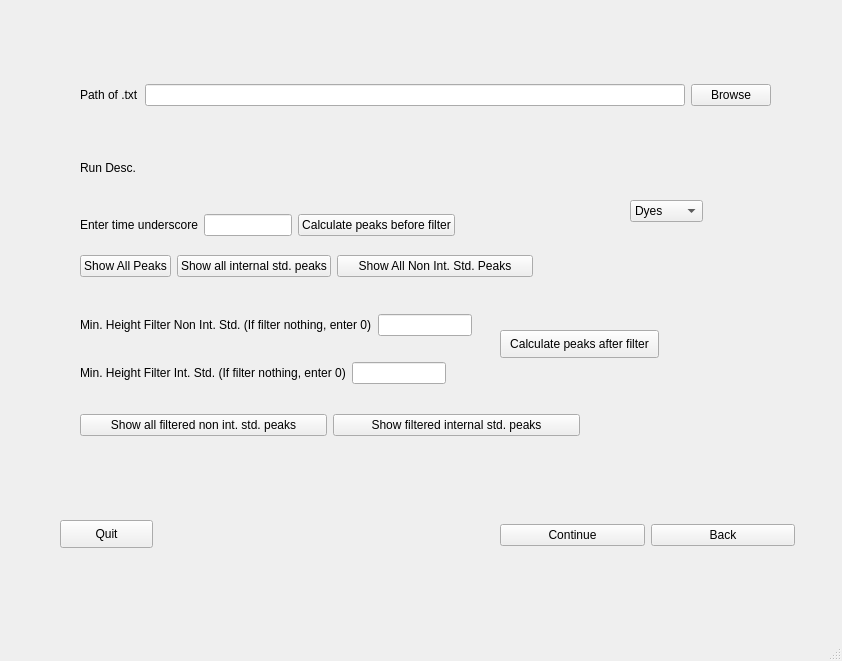
<?xml version="1.0" encoding="UTF-8"?>
<ui version="4.0">
 <class>MainWindow2</class>
 <widget class="QMainWindow" name="MainWindow2">
  <property name="geometry">
   <rect>
    <x>0</x>
    <y>0</y>
    <width>842</width>
    <height>661</height>
   </rect>
  </property>
  <property name="windowTitle">
   <string>Run Description</string>
  </property>
  <property name="unifiedTitleAndToolBarOnMac">
   <bool>false</bool>
  </property>
  <widget class="QWidget" name="centralwidget">
   <widget class="QLabel" name="BeforeRunLabel">
    <property name="geometry">
     <rect>
      <x>80</x>
      <y>160</y>
      <width>81</width>
      <height>16</height>
     </rect>
    </property>
    <property name="text">
     <string>Run Desc.</string>
    </property>
   </widget>
   <widget class="QLabel" name="RunDescLabel">
    <property name="geometry">
     <rect>
      <x>150</x>
      <y>160</y>
      <width>621</width>
      <height>16</height>
     </rect>
    </property>
    <property name="text">
     <string/>
    </property>
   </widget>
   <widget class="QWidget" name="layoutWidget">
    <property name="geometry">
     <rect>
      <x>80</x>
      <y>80</y>
      <width>691</width>
      <height>30</height>
     </rect>
    </property>
    <layout class="QHBoxLayout" name="horizontalLayout">
     <item>
      <widget class="QLabel" name="NameTxtLabel">
       <property name="text">
        <string>Path of .txt</string>
       </property>
      </widget>
     </item>
     <item>
      <widget class="QLineEdit" name="lineEdit_2"/>
     </item>
     <item>
      <widget class="QPushButton" name="pushButton">
       <property name="text">
        <string>Browse</string>
       </property>
      </widget>
     </item>
    </layout>
   </widget>
   <widget class="QWidget" name="layoutWidget">
    <property name="geometry">
     <rect>
      <x>80</x>
      <y>210</y>
      <width>375</width>
      <height>30</height>
     </rect>
    </property>
    <layout class="QHBoxLayout" name="horizontalLayout_2">
     <item>
      <widget class="QLabel" name="TimeULabel">
       <property name="text">
        <string>Enter time underscore</string>
       </property>
      </widget>
     </item>
     <item>
      <widget class="QLineEdit" name="lineEdit"/>
     </item>
     <item>
      <widget class="QPushButton" name="pushButton_2">
       <property name="text">
        <string>Calculate peaks before filter</string>
       </property>
      </widget>
     </item>
    </layout>
   </widget>
   <widget class="QPushButton" name="pushButton_10">
    <property name="geometry">
     <rect>
      <x>60</x>
      <y>520</y>
      <width>93</width>
      <height>28</height>
     </rect>
    </property>
    <property name="text">
     <string>Quit</string>
    </property>
   </widget>
   <widget class="QComboBox" name="comboBox">
    <property name="geometry">
     <rect>
      <x>630</x>
      <y>200</y>
      <width>73</width>
      <height>22</height>
     </rect>
    </property>
    <property name="currentText">
     <string>Dyes</string>
    </property>
    <item>
     <property name="text">
      <string>Dyes</string>
     </property>
    </item>
    <item>
     <property name="text">
      <string>R Int</string>
     </property>
    </item>
    <item>
     <property name="text">
      <string>Y Int</string>
     </property>
    </item>
    <item>
     <property name="text">
      <string>B Int</string>
     </property>
    </item>
    <item>
     <property name="text">
      <string>G Int</string>
     </property>
    </item>
    <item>
     <property name="text">
      <string>R</string>
     </property>
    </item>
    <item>
     <property name="text">
      <string>Y</string>
     </property>
    </item>
    <item>
     <property name="text">
      <string>B</string>
     </property>
    </item>
    <item>
     <property name="text">
      <string>G</string>
     </property>
    </item>
   </widget>
   <widget class="QWidget" name="layoutWidget">
    <property name="geometry">
     <rect>
      <x>500</x>
      <y>520</y>
      <width>295</width>
      <height>30</height>
     </rect>
    </property>
    <layout class="QHBoxLayout" name="horizontalLayout_6">
     <item>
      <widget class="QPushButton" name="pushButton_9">
       <property name="text">
        <string>Continue</string>
       </property>
      </widget>
     </item>
     <item>
      <widget class="QPushButton" name="pushButton_3">
       <property name="text">
        <string>Back</string>
       </property>
      </widget>
     </item>
    </layout>
   </widget>
   <widget class="QWidget" name="layoutWidget">
    <property name="geometry">
     <rect>
      <x>80</x>
      <y>410</y>
      <width>500</width>
      <height>30</height>
     </rect>
    </property>
    <layout class="QHBoxLayout" name="horizontalLayout_5">
     <item>
      <widget class="QPushButton" name="pushButton_6">
       <property name="text">
        <string>Show all filtered non int. std. peaks</string>
       </property>
      </widget>
     </item>
     <item>
      <widget class="QPushButton" name="pushButton_7">
       <property name="text">
        <string>Show filtered internal std. peaks</string>
       </property>
      </widget>
     </item>
    </layout>
   </widget>
   <widget class="QWidget" name="layoutWidget">
    <property name="geometry">
     <rect>
      <x>80</x>
      <y>310</y>
      <width>392</width>
      <height>30</height>
     </rect>
    </property>
    <layout class="QHBoxLayout" name="horizontalLayout_4">
     <item>
      <widget class="QLabel" name="label">
       <property name="text">
        <string>Min. Height Filter Non Int. Std. (If filter nothing, enter 0)</string>
       </property>
      </widget>
     </item>
     <item>
      <widget class="QLineEdit" name="lineEdit_3"/>
     </item>
    </layout>
   </widget>
   <widget class="QPushButton" name="pushButton_5">
    <property name="geometry">
     <rect>
      <x>500</x>
      <y>330</y>
      <width>159</width>
      <height>28</height>
     </rect>
    </property>
    <property name="text">
     <string>Calculate peaks after filter</string>
    </property>
   </widget>
   <widget class="QWidget" name="">
    <property name="geometry">
     <rect>
      <x>80</x>
      <y>360</y>
      <width>366</width>
      <height>26</height>
     </rect>
    </property>
    <layout class="QHBoxLayout" name="horizontalLayout_7">
     <item>
      <widget class="QLabel" name="label_2">
       <property name="text">
        <string>Min. Height Filter Int. Std. (If filter nothing, enter 0)</string>
       </property>
      </widget>
     </item>
     <item>
      <widget class="QLineEdit" name="lineEdit_4"/>
     </item>
    </layout>
   </widget>
   <widget class="QWidget" name="">
    <property name="geometry">
     <rect>
      <x>80</x>
      <y>250</y>
      <width>453</width>
      <height>32</height>
     </rect>
    </property>
    <layout class="QHBoxLayout" name="horizontalLayout_8">
     <item>
      <layout class="QHBoxLayout" name="horizontalLayout_3">
       <item>
        <widget class="QPushButton" name="pushButton_8">
         <property name="text">
          <string>Show All Peaks</string>
         </property>
        </widget>
       </item>
       <item>
        <widget class="QPushButton" name="pushButton_4">
         <property name="text">
          <string>Show all internal std. peaks</string>
         </property>
        </widget>
       </item>
      </layout>
     </item>
     <item>
      <widget class="QPushButton" name="pushButton_11">
       <property name="text">
        <string>Show All Non Int. Std. Peaks</string>
       </property>
      </widget>
     </item>
    </layout>
   </widget>
  </widget>
  <widget class="QMenuBar" name="menubar">
   <property name="geometry">
    <rect>
     <x>0</x>
     <y>0</y>
     <width>842</width>
     <height>26</height>
    </rect>
   </property>
  </widget>
  <widget class="QStatusBar" name="statusbar"/>
 </widget>
 <resources/>
 <connections/>
</ui>
